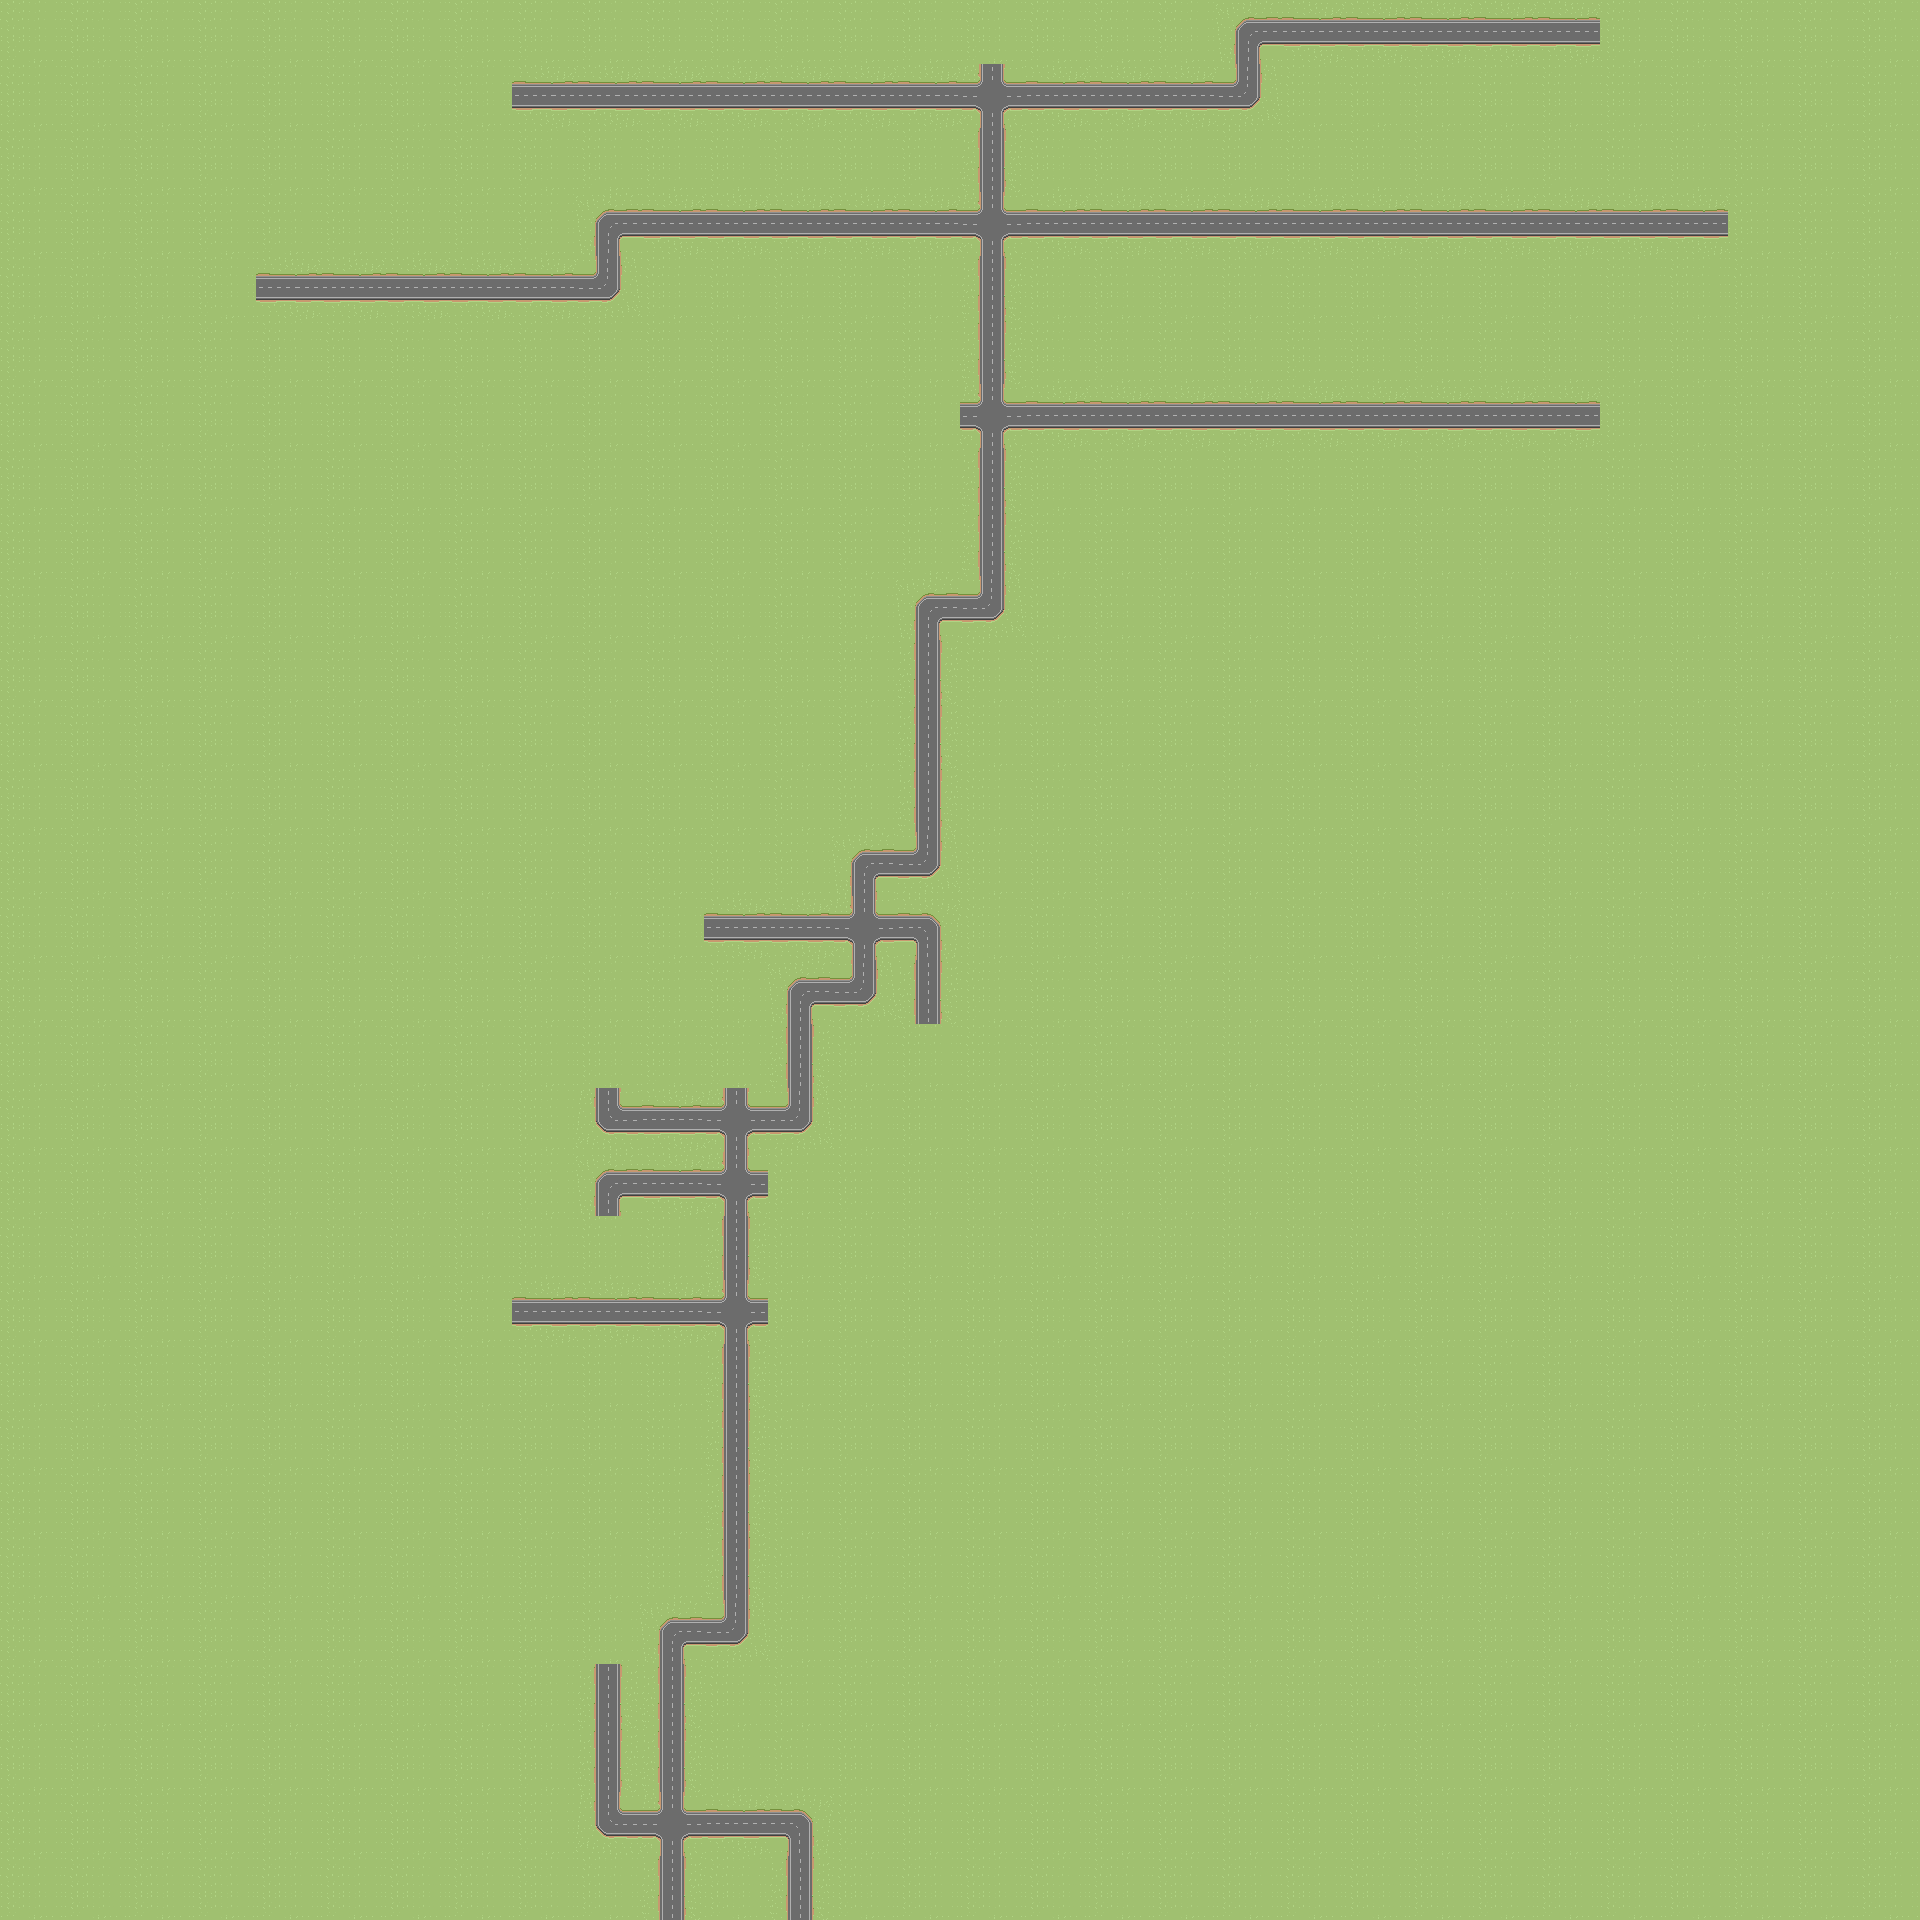

This is a level from a 2D game, rendered from its Tiled map with the project's own tilesets. A one-line summary and the complete map file follow:
An orthogonal 30x30 tile map with 64x64 px tiles, 1 tile layer (Capa de patrones 1), 1 hidden layer not drawn, 2 tilesets.

<map version="1.10" tiledversion="1.10.2" orientation="orthogonal" renderorder="right-down" width="30" height="30" tilewidth="64" tileheight="64" infinite="0" nextlayerid="6" nextobjectid="1">
 <tileset firstgid="1" source="road_terrain.tsx" />
 <tileset firstgid="2" source="tile1.tsx" />
 <objectgroup id="3" name="Capa de Objetos 1" visible="0" />
 <layer id="1" name="Capa de patrones 1" width="30" height="30">
  <data encoding="csv">
1,1,1,1,1,1,1,1,1,1,1,1,1,1,1,1,1,1,1,10,4,4,4,4,4,1,1,1,1,1,
1,1,1,1,1,1,1,1,4,4,4,4,4,4,4,18,4,4,4,12,1,1,1,1,1,1,1,1,1,1,
1,1,1,1,1,1,1,1,1,1,1,1,1,1,1,5,1,1,1,1,1,1,1,1,1,1,1,1,1,1,
1,1,1,1,1,1,1,1,1,10,4,4,4,4,4,18,4,4,4,4,4,4,4,4,4,4,4,1,1,1,
1,1,1,1,4,4,4,4,4,12,1,1,1,1,1,5,1,1,1,1,1,1,1,1,1,1,1,1,1,1,
1,1,1,1,1,1,1,1,1,1,1,1,1,1,1,5,1,1,1,1,1,1,1,1,1,1,1,1,1,1,
1,1,1,1,1,1,1,1,1,1,1,1,1,1,1,18,4,4,4,4,4,4,4,4,4,1,1,1,1,1,
1,1,1,1,1,1,1,1,1,1,1,1,1,1,1,5,1,1,1,1,1,1,1,1,1,1,1,1,1,1,
1,1,1,1,1,1,1,1,1,1,1,1,1,1,1,5,1,1,1,1,1,1,1,1,1,1,1,1,1,1,
1,1,1,1,1,1,1,1,1,1,1,1,1,1,10,12,1,1,1,1,1,1,1,1,1,1,1,1,1,1,
1,1,1,1,1,1,1,1,1,1,1,1,1,1,5,1,1,1,1,1,1,1,1,1,1,1,1,1,1,1,
1,1,1,1,1,1,1,1,1,1,1,1,1,1,5,1,1,1,1,1,1,1,1,1,1,1,1,1,1,1,
1,1,1,1,1,1,1,1,1,1,1,1,1,1,5,1,1,1,1,1,1,1,1,1,1,1,1,1,1,1,
1,1,1,1,1,1,1,1,1,1,1,1,1,10,12,1,1,1,1,1,1,1,1,1,1,1,1,1,1,1,
1,1,1,1,1,1,1,1,1,1,1,4,4,18,11,1,1,1,1,1,1,1,1,1,1,1,1,1,1,1,
1,1,1,1,1,1,1,1,1,1,1,1,10,12,5,1,1,1,1,1,1,1,1,1,1,1,1,1,1,1,
1,1,1,1,1,1,1,1,1,1,1,1,5,1,1,1,1,1,1,1,1,1,1,1,1,1,1,1,1,1,
1,1,1,1,1,1,1,1,1,13,4,18,12,1,1,1,1,1,1,1,1,1,1,1,1,1,1,1,1,1,
1,1,1,1,1,1,1,1,1,10,4,18,1,1,1,1,1,1,1,1,1,1,1,1,1,1,1,1,1,1,
1,1,1,1,1,1,1,1,1,1,1,5,1,1,1,1,1,1,1,1,1,1,1,1,1,1,1,1,1,1,
1,1,1,1,1,1,1,1,4,4,4,18,1,1,1,1,1,1,1,1,1,1,1,1,1,1,1,1,1,1,
1,1,1,1,1,1,1,1,1,1,1,5,1,1,1,1,1,1,1,1,1,1,1,1,1,1,1,1,1,1,
1,1,1,1,1,1,1,1,1,1,1,5,1,1,1,1,1,1,1,1,1,1,1,1,1,1,1,1,1,1,
1,1,1,1,1,1,1,1,1,1,1,5,1,1,1,1,1,1,1,1,1,1,1,1,1,1,1,1,1,1,
1,1,1,1,1,1,1,1,1,1,1,5,1,1,1,1,1,1,1,1,1,1,1,1,1,1,1,1,1,1,
1,1,1,1,1,1,1,1,1,1,10,12,1,1,1,1,1,1,1,1,1,1,1,1,1,1,1,1,1,1,
1,1,1,1,1,1,1,1,1,5,5,1,1,1,1,1,1,1,1,1,1,1,1,1,1,1,1,1,1,1,
1,1,1,1,1,1,1,1,1,5,5,1,1,1,1,1,1,1,1,1,1,1,1,1,1,1,1,1,1,1,
1,1,1,1,1,1,1,1,1,13,18,4,11,1,1,1,1,1,1,1,1,1,1,1,1,1,1,1,1,1,
1,1,1,1,1,1,1,1,1,1,5,1,5,1,1,1,1,1,1,1,1,1,1,1,1,1,1,1,1,1
</data>
 </layer>
 <imagelayer id="4" name="Capa de Imagen 1" visible="0" opacity="0.5">
  <image source="../structure.png" width="1920" height="1920" />
 </imagelayer>
 <imagelayer id="5" name="Capa de Imagen 2" />
</map>
